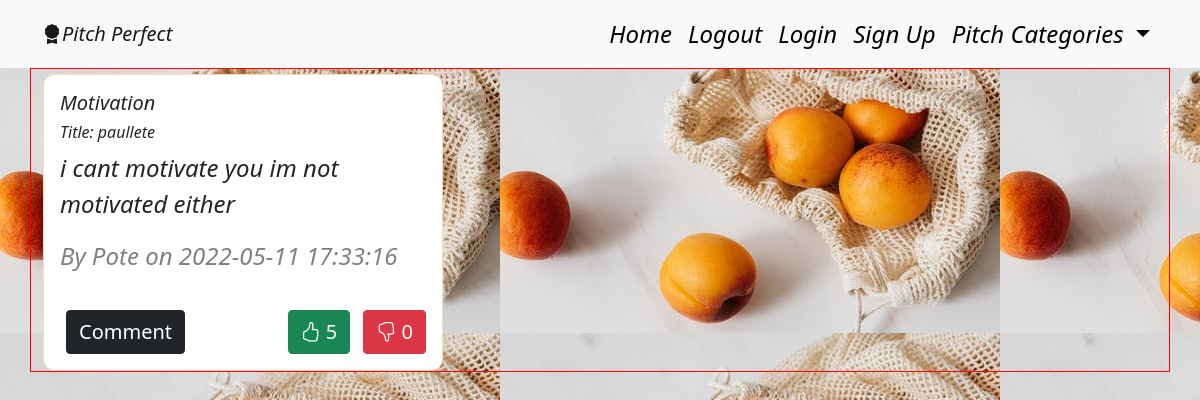
The page /pitches/motivation (signed in) on the database its author committed.
### app/models.py (models this page shows)
class Pitch(db.Model):
    __table_name__ = 'pitches'
    id = db.Column(db.Integer, primary_key=True)
    title = db.Column(db.String(255), nullable=False)
    category = db.Column(db.String(255), nullable=False)
    content = db.Column(db.String(255), nullable=False)
    user_id = db.Column(db.Integer, db.ForeignKey('user.id'))
    comment = db.relationship('Comment', backref='pitch', lazy='dynamic')
    upvotes = db.relationship('UpVote', backref='pitch', lazy='dynamic')
    downvotes = db.relationship('DownVote', backref='pitch', lazy='dynamic')
    date = db.Column(db.DateTime(timezone=True), default=func.now())

class User(db.Model, UserMixin):
    id = db.Column(db.Integer, primary_key=True)
    username = db.Column(db.String(255))
    email = db.Column(db.String(255), unique=True)
    password = db.Column(db.String(255))
    pitches = db.relationship('Pitch', backref='user', lazy='dynamic')

### app/main/views.py (the view)
@main.route('/pitches/motivation')
@login_required
def motivation():
    motivation = Pitch.query.filter_by(category='Motivation').all()
    return render_template('motivation.html',motivation=motivation)

### app/__init__.py (called while the page is built)
def create_app(config_name):  # a method to instantiate our App
    app = Flask(__name__)
    app.config['SECRET_KEY'] = 'SECRET'
    app.config['SQLALCHEMY_DATABASE_URI'] = f'sqlite:///{DB_NAME}'
    db.init_app(app)  # initialise our db
    mail.init_app(app) # initialize our mail
    login_manager = LoginManager()
    login_manager.login_view = 'auth.login'
    login_manager.init_app(app)
    bootstrap = Bootstrap(app)
    @login_manager.user_loader
    def load_user(user_id):
        return User.query.get(int(user_id))
    app.config.from_object(config_options[config_name])
    from .main import main as main_blueprint
    from .auth import auth as auth_blueprint
    app.register_blueprint(main_blueprint)
    app.register_blueprint(auth_blueprint, url_prefix='/')
    from .models import User, Pitch
    create_database(app)
    return app

### app/templates/motivation.html
{% extends 'base.html'%}
{% from 'display_pitch_macro.html' import display_pitches%}
{% block content %}
<div>{{ display_pitches(motivation) }}</div>
{% endblock %}

### app/templates/display_pitch_macro.html
{% extends 'base.html' %}
{% macro display_pitches(pitches) %}
<div class="container pitch">
    <div class="row">
        <div class="col-md-4">
           {% if pitches %}
          {% for pitch in pitches %}
           <div class="card pitchCard" style="width: 25rem;">
                <div class="card-body">
                    <h5 class="card-title pitch-category">{{pitch.category}}</h5>
                    <h6>Title: {{pitch.title}}</h6>
                    <p>{{pitch.content}}</p>
                    <p class="author">By {{pitch.user.username.title()}} on {{pitch.date}}</p>
                    <div class="footer">
                        <div class="comments">
                            <a href="/comment/{{pitch.id}}"><button class="btn btn-dark">Comment</button></a>
                        </div>
                        <div class="votes">
                            <div class="upvote">
                            <a href="/like/{{pitch.id}}"><button class="btn btn-success"><i class="bi bi-hand-thumbs-up"></i> {{pitch.upvotes.count()}}</button></a>
                        </div>
                        <div class="downvote">
                            <a href="/dislike/{{pitch.id}}"><button class="btn btn-danger"><i class="bi bi-hand-thumbs-down"></i> {{pitch.downvotes.count()}}</button></a>
                        </div>
                        </div>
                    </div>
                </div>
           </div>
          {% endfor %}
         {% endif %}
        </div>
    </div>
</div>
{% endmacro %}

### app/static/css/styles.css (style rules this page uses)
.card { border: 1px solid wheat; margin-top: 5px; }
.card-body { padding: 1rem; }
body { background-image: url("pexels-photo-4397920.jpeg"); font-style: italic; font-size: 1.5rem; }
.btn { margin-left: 0.3em; font-size: smaller; margin-top: 1em; }
.pitch { display: flex; align-items: center; justify-content: space-between; border: 1px solid red; }
.votes { display: flex; }
.pitchCard { border-radius: 0.5em; }
.author { color: grey; }
.footer { display: flex; align-items: center; justify-content: space-between; }
.downvote { margin-left: 0.3em; }

### rows shown on the page
Pitch: category "Motivation", title "paullete", content "i cant motivate you im not motivated either", user.username "Pote", date "2022-05-11 17:33:16", upvotes.count "5", downvotes.count "0"
